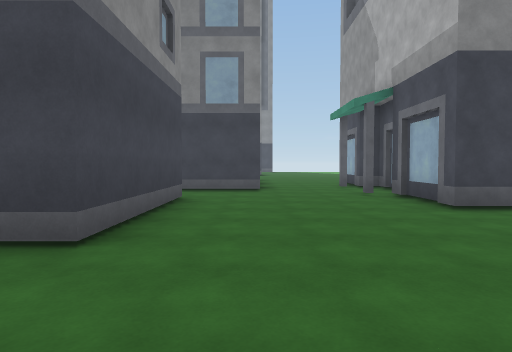
view 1 (above)

22 first-person views from a walk through a Unity game level. The camera is 1.4 m above the floor, tilts 2° down and sees 75° across. The floor is counted in squares, 2 m on a side. Each view is taken from the middle of a square. On the plan, view 1 faces up. The plan holds only what a view shows up to about 10 squares ahead; the rest is blank. The place goes on beyond the plan. Surface patterns are stand-ins for the level's own textures.

view 2
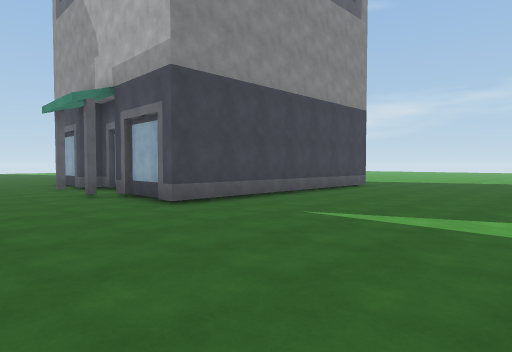

view 3
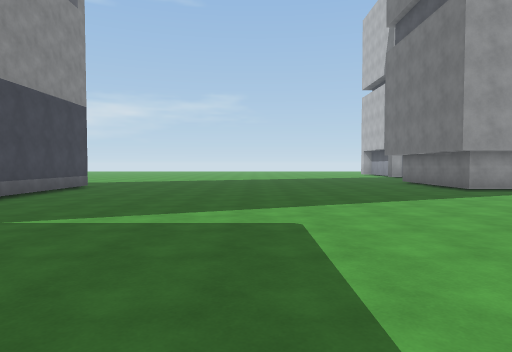

view 4
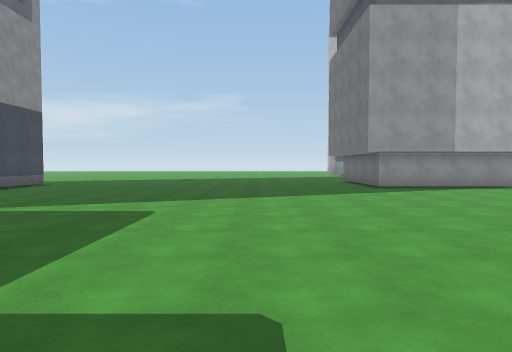

view 5
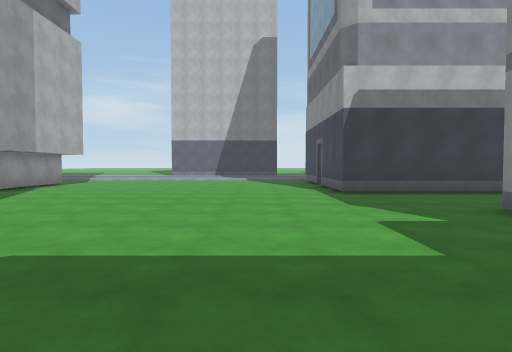

view 6
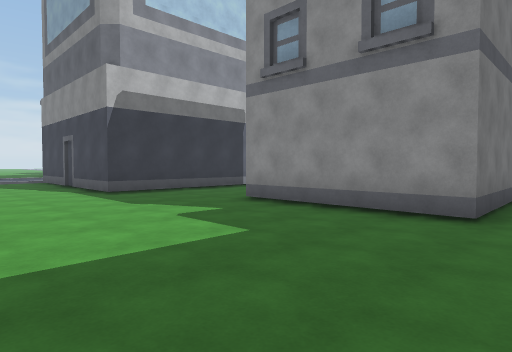

view 7
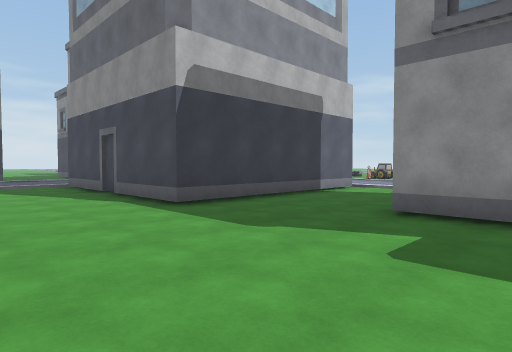

view 8
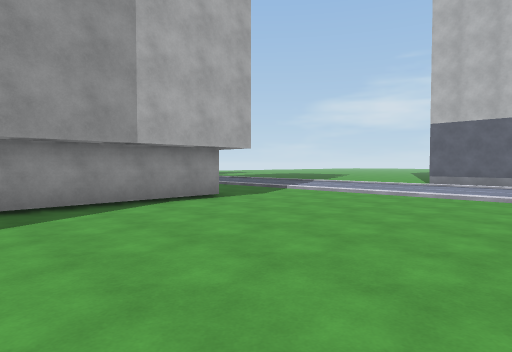

view 9
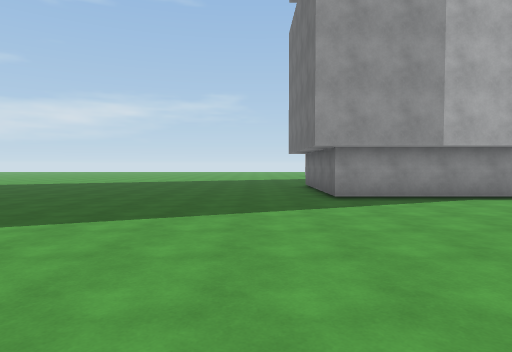

view 10
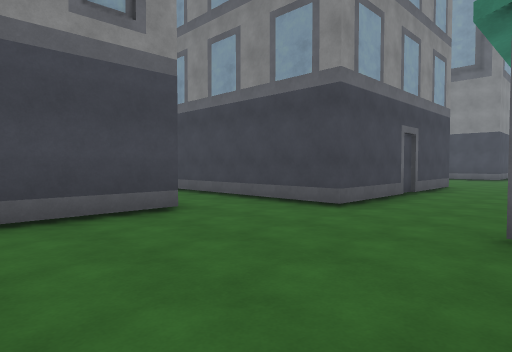

view 11
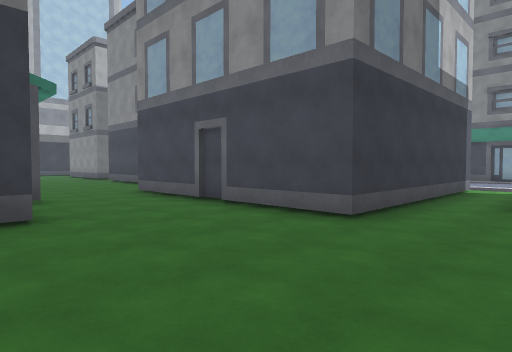

view 12
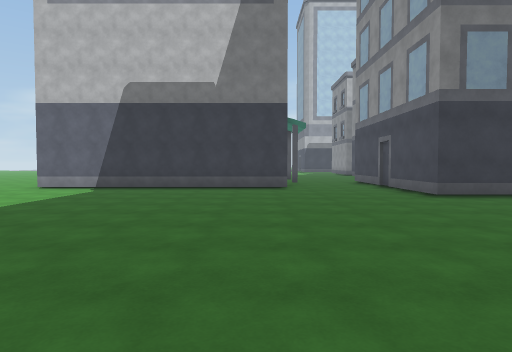

view 13
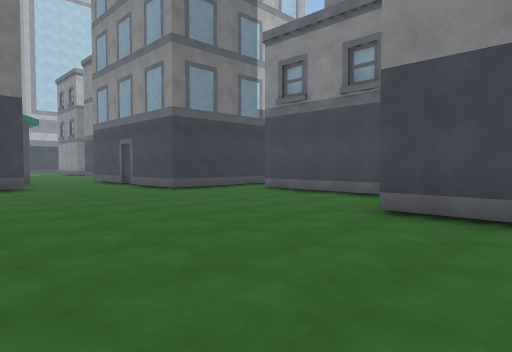

view 14
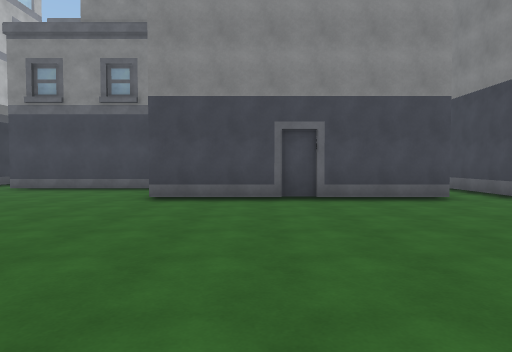

view 15
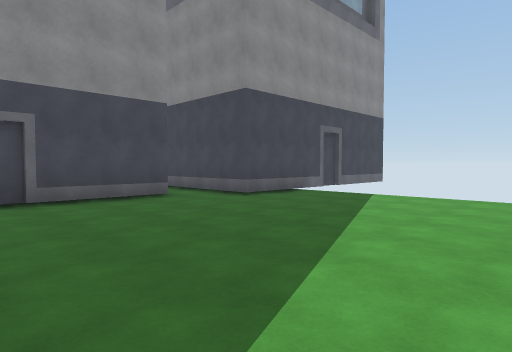

view 16
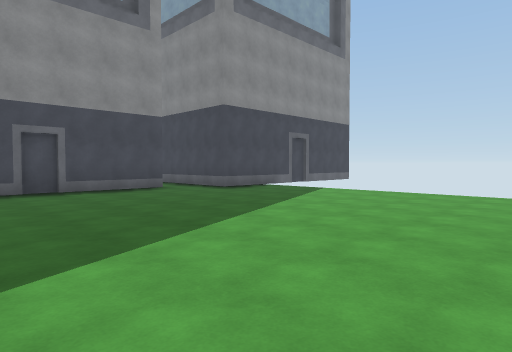

view 17
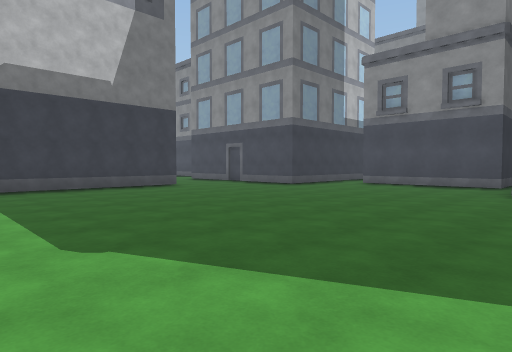

view 18
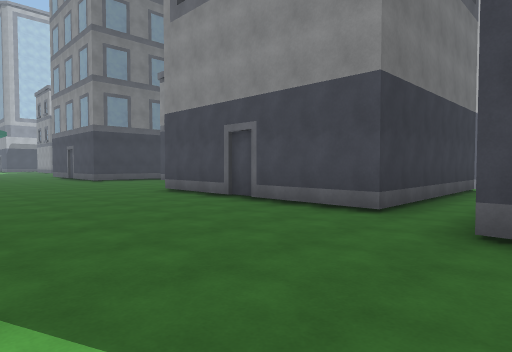

view 19
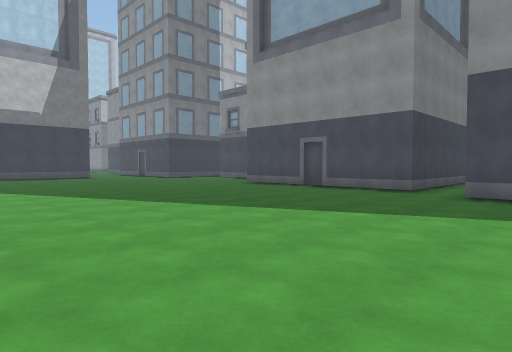

view 20
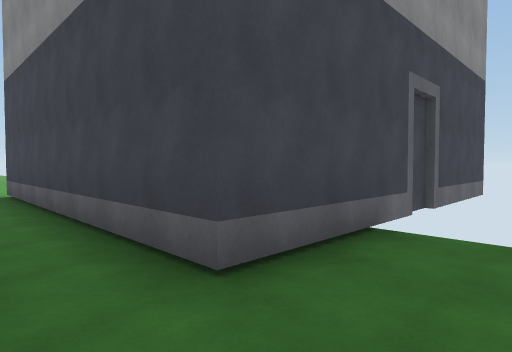

view 21
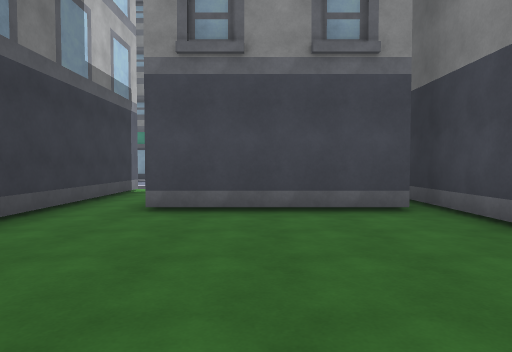

view 22
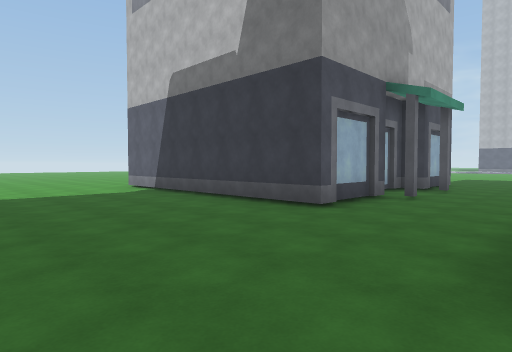

### Floor plan
Key: @ floor where view 1 was taken; # wall or solid block; . floor; B building.
Columns run from 6 left of view 1 to 9 right of it. Each row starts with its distance up from view 1.
 31        #
 30        #........
 29  #######........
 28  ...............
 27   ..............
 26  ######.........
 25       #.........
 24       #.........
 23       #.........
 22       #.........
 21    ####.........
 20   ###...........
 19     #...........
 18     #...........
 17     #..........
 16 ................
 15 ................
 14 #######.........
 13       #.........
 12       #...######
 11       #...#
 10       #..##
  9  ######...#
  8   .......##
  7     .....##
  6     #.....######
  5     #.....#.....
  4     #...........
  3     #...........
  2     ............
  1   ##B...........
  0    ##.@.........
 -1     #...........
 -2     #...........
 -3     #...........
 -4  ...............
 -5 ................
 -6 #######........B
 -7       #........#
 -8      ##........#
 -9      #.........#

Where each view was taken, in squares from view 1:
view 1: 0 up, 0 right, facing up
view 2: 0 up, 0 right, facing up-right
view 3: 0 up, 0 right, facing right
view 4: 2 down, 1 left, facing right
view 5: 2 up, 2 right, facing down
view 6: 2 up, 3 right, facing down-left
view 7: 1 down, 3 right, facing down-left
view 8: 5 down, 3 right, facing down-right
view 9: 4 down, 2 right, facing right
view 10: 4 up, 3 right, facing up-left
view 11: 17 up, 4 right, facing down-left
view 12: 22 up, 4 right, facing down
view 13: 23 up, 5 right, facing down-left
view 14: 23 up, 7 right, facing left
view 15: 23 up, 7 right, facing up-left
view 16: 22 up, 9 right, facing up-left
view 17: 22 up, 9 right, facing down-left
view 18: 29 up, 5 right, facing down-left
view 19: 30 up, 9 right, facing down-left
view 20: 27 up, 3 right, facing up-left
view 21: 18 up, 3 right, facing left
view 22: 17 up, 0 right, facing down-right
